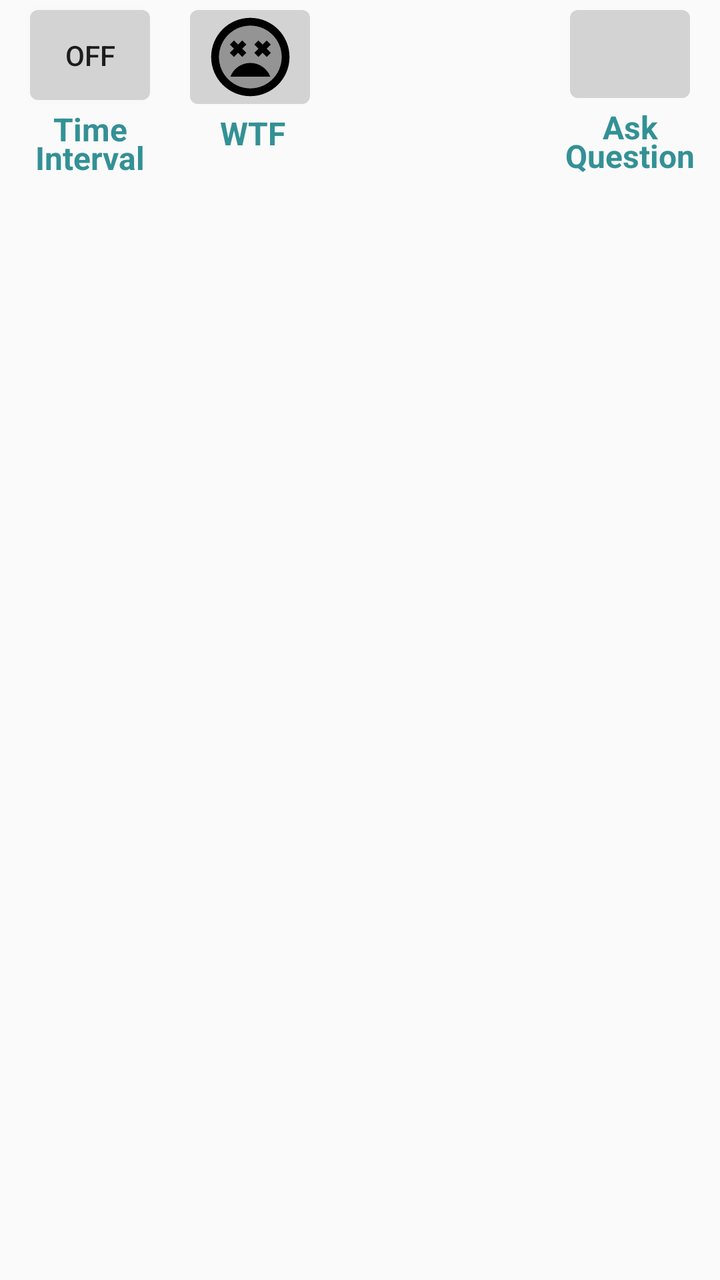
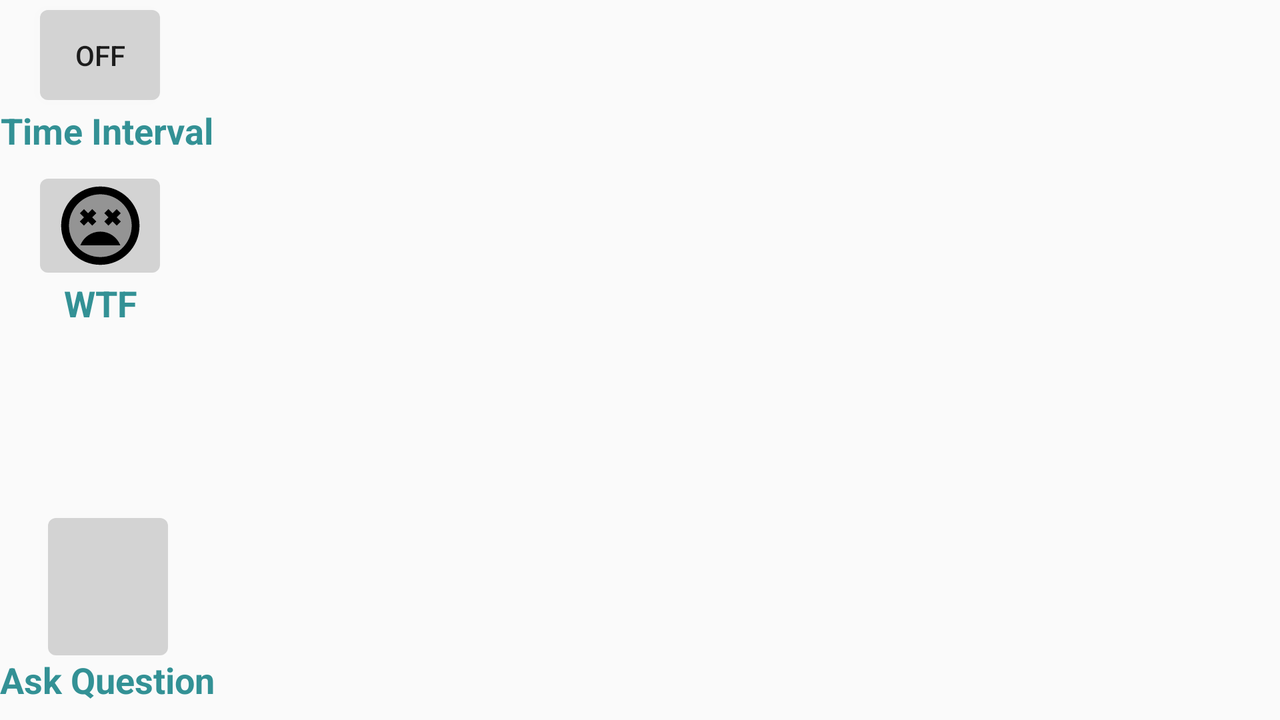

One screen, two layout resources from the same app: the default and the repository's alternative for another configuration. Each is rendered where Android would select it; the XML of both is given below.
<!-- AndroidManifest.xml: application theme AppTheme -->
<!-- res/layout/fragment_lecture_buttons.xml -->
<?xml version="1.0" encoding="utf-8"?>
<android.support.constraint.ConstraintLayout
    xmlns:android="http://schemas.android.com/apk/res/android"
    xmlns:app="http://schemas.android.com/apk/res-auto"
    xmlns:tools="http://schemas.android.com/tools"
    android:layout_width="match_parent"
    android:layout_height="match_parent">

    <FrameLayout
        android:layout_width="match_parent"
        android:layout_height="wrap_content"
        app:layout_constraintTop_toTopOf="parent"
        tools:layout_editor_absoluteX="105dp">

        <LinearLayout
            android:layout_width="match_parent"
            android:layout_height="wrap_content"
            android:gravity="left"
            android:orientation="horizontal">

            <LinearLayout
                android:layout_width="wrap_content"
                android:layout_height="wrap_content"
                android:layout_weight="0"
                android:orientation="vertical">

                <ToggleButton
                    android:id="@+id/imageButton"
                    android:layout_width="60dp"
                    android:layout_height="45dp"
                    android:layout_gravity="left"
                    android:layout_marginLeft="15dp"
                    android:layout_marginTop="5dp"
                    android:layout_weight="0"
                    android:scaleType="fitCenter"
                    android:textOn="ON"
                    android:textOff="OFF"
                    android:background="@drawable/rounded_corners"
                    app:srcCompat="@android:drawable/presence_video_online" />

                <TextView
                    android:id="@+id/textView"
                    android:layout_width="70dp"
                    android:layout_height="wrap_content"
                    android:textAlignment="center"
                    android:layout_marginLeft="10dp"
                    android:layout_marginTop="3.5dp"
                    android:layout_weight="0"
                    android:text="@string/record_button_text"
                    android:inputType="textMultiLine"
                    android:lineSpacingExtra="-5dp"
                    android:textColor="@color/colorPrimaryDark"
                    android:textSize="16sp"
                    android:textStyle="bold"
                    android:typeface="normal" />

            </LinearLayout>

            <LinearLayout
                android:layout_width="wrap_content"
                android:layout_height="wrap_content"
                android:layout_weight="0"
                android:orientation="vertical">


                <ImageButton
                    android:id="@+id/imageButton3"
                    android:layout_width="60dp"
                    android:layout_height="47dp"
                    android:layout_gravity="left"
                    android:layout_marginTop="5dp"
                    android:layout_marginLeft="15dp"
                    android:layout_weight="0"
                    android:background="@drawable/rounded_corners"
                    android:scaleType="fitCenter"
                    android:src="@drawable/twotone_sentiment_very_dissatisfied_24px"/>
                
                    
                    
                    
                    
                    
                    
                    
                    
                    
                    
                    


                
                    
                    
                    
                    
                    
                    
                    
                    

                <TextView
                    android:id="@+id/textView2"
                    android:layout_width="wrap_content"
                    android:layout_height="wrap_content"
                    android:layout_marginLeft="30dp"
                    android:layout_marginTop="3.5dp"
                    android:layout_weight="0"
                    android:text="@string/wtf_button_text"
                    android:textColor="@color/colorPrimaryDark"
                    android:textSize="16sp"
                    android:textStyle="bold"
                    android:typeface="normal"
                    android:lineSpacingExtra="-5dp"
                    />

            </LinearLayout>

            <LinearLayout
                android:layout_width="match_parent"
                android:layout_height="wrap_content"
                android:layout_weight="0"
                android:orientation="vertical">

                <ImageButton
                    android:id="@+id/imageButton2"
                    android:layout_width="60dp"
                    android:layout_height="44dp"
                    android:layout_gravity="right"
                    android:layout_marginTop="5dp"
                    android:layout_marginRight="15dp"
                    android:layout_weight="0"
                    android:background="@drawable/rounded_corners"
                    android:adjustViewBounds="true"
                    android:scaleType="fitCenter"
                    android:src="@drawable/ic_announcement_black_24dp"/>

                <TextView
                    android:id="@+id/textView3"
                    android:layout_width="80dp"
                    android:textAlignment="center"
                    android:layout_height="wrap_content"
                    android:layout_gravity="right"
                    android:layout_marginRight="5dp"
                    android:layout_marginTop="3.5dp"
                    android:layout_weight="0"
                    android:text="@string/question_button_text"
                    android:textColor="@color/colorPrimaryDark"
                    android:textSize="16sp"
                    android:textStyle="bold"
                    android:typeface="normal"
                    android:lineSpacingExtra="-5dp"
                    />
            </LinearLayout>

        </LinearLayout>

    </FrameLayout>
</android.support.constraint.ConstraintLayout>
<!-- resources referenced by this layout -->
<resources>
  <color name="colorPrimaryDark">#339195</color>
  <!-- drawable rounded_corners (drawable) -->
  <?xml version="1.0" encoding="utf-8"?>
      <shape xmlns:android="http://schemas.android.com/apk/res/android">
          <corners android:radius="4dp" />
          <gradient android:startColor="#D3D3D3"
          android:centerColor="#D3D3D3"
          android:endColor="#D3D3D3"></gradient>
      </shape>
  <!-- drawable twotone_sentiment_very_dissatisfied_24px (drawable) -->
  <?xml version="1.0" encoding="utf-8"?>
  <vector xmlns:android="http://schemas.android.com/apk/res/android"
      android:viewportWidth="24"
      android:viewportHeight="24"
      android:width="24dp"
      android:height="24dp">
      <path
          android:pathData="M12 4c-4.42 0 -8 3.58 -8 8 0 4.42 3.58 8 8 8 4.42 0 8 -3.58 8 -8C20 7.58 16.42 4 12 4ZM6.76 8.82L7.82 7.76 8.88 8.82 9.94 7.76 11 8.82 9.94 9.88 11 10.94 9.94 12 8.88 10.94 7.82 12 6.76 10.94 7.82 9.88 6.76 8.82ZM6.89 17c0.8 -2.04 2.78 -3.5 5.11 -3.5 2.33 0 4.31 1.46 5.11 3.5L6.89 17ZM17.24 10.94L16.18 12 15.12 10.94 14.06 12 13 10.94 14.06 9.88 13 8.82l1.06 -1.06 1.06 1.06 1.06 -1.06 1.06 1.06 -1.06 1.06 1.06 1.06z"
          android:fillColor="#000000"
          android:fillAlpha="0.3" />
      <path
          android:pathData="M12 13.5c-2.33 0 -4.31 1.46 -5.11 3.5l10.22 0C16.31 14.96 14.33 13.5 12 13.5ZM7.82 12L8.88 10.94 9.94 12 11 10.94 9.94 9.88 11 8.82 9.94 7.76 8.88 8.82 7.82 7.76 6.76 8.82 7.82 9.88 6.76 10.94ZM11.99 2C6.47 2 2 6.47 2 12 2 17.53 6.47 22 11.99 22 17.51 22 22 17.53 22 12 22 6.47 17.52 2 11.99 2ZM12 20C7.58 20 4 16.42 4 12 4 7.58 7.58 4 12 4c4.42 0 8 3.58 8 8 0 4.42 -3.58 8 -8 8zM16.18 7.76L15.12 8.82 14.06 7.76 13 8.82 14.06 9.88 13 10.94 14.06 12 15.12 10.94 16.18 12 17.24 10.94 16.18 9.88 17.24 8.82Z"
          android:fillColor="#000000" />
  </vector>
  <string name="question_button_text">Ask Question</string>
  <string name="record_button_text">Time Interval</string>
  <string name="wtf_button_text">WTF</string>
  <style name="AppTheme" parent="Theme.AppCompat.Light.DarkActionBar">
          
          <item name="colorPrimary">@color/colorPrimary</item>
          <item name="colorPrimaryDark">@color/colorPrimaryDark</item>
          <item name="colorAccent">@color/colorAccent</item>
      </style>
  <color name="colorPrimary">#80D3D5</color>
  <color name="colorAccent">#C0E9EA</color>
</resources>
<!-- res/layout-land/fragment_lecture_buttons.xml (the repository's variant of the layout above) -->
<!-- drawn on the phone turned sideways -->
<?xml version="1.0" encoding="utf-8"?>
<android.support.constraint.ConstraintLayout
    xmlns:android="http://schemas.android.com/apk/res/android"
    xmlns:app="http://schemas.android.com/apk/res-auto"
    xmlns:tools="http://schemas.android.com/tools"
    android:layout_width="match_parent"
    android:layout_height="match_parent">

    <FrameLayout
        android:layout_width="match_parent"
        android:layout_height="0dp"
        android:layout_marginBottom="8dp"
        app:layout_constraintBottom_toBottomOf="parent"
        app:layout_constraintEnd_toEndOf="parent"
        app:layout_constraintStart_toStartOf="parent"
        app:layout_constraintTop_toTopOf="parent"
        app:layout_constraintVertical_bias="0.0">

        <android.support.constraint.ConstraintLayout
            android:id="@+id/landscape_button_wrapper_constraint_layout"
            android:layout_width="match_parent"
            android:layout_height="match_parent"
            android:gravity="left">

            <android.support.constraint.ConstraintLayout
                android:id="@+id/timestamp_button_constraint_layout"
                android:layout_width="match_parent"
                android:layout_height="wrap_content">

                <LinearLayout
                    android:id="@+id/linearLayout4"
                    android:layout_width="wrap_content"
                    android:layout_height="wrap_content"
                    android:orientation="vertical"
                    app:layout_constraintStart_toStartOf="parent"
                    app:layout_constraintTop_toBottomOf="@+id/linearLayout3">

                    <ImageButton
                        android:id="@+id/imageButton3"
                        android:layout_width="60dp"
                        android:layout_height="47dp"
                        android:layout_gravity="left"
                        android:layout_marginLeft="20dp"
                        android:layout_marginTop="12dp"
                        android:layout_weight="0"
                        android:background="@drawable/rounded_corners"
                        android:scaleType="fitCenter"
                        android:src="@drawable/twotone_sentiment_very_dissatisfied_24px" />

                    <TextView
                        android:id="@+id/textView2"
                        android:layout_width="wrap_content"
                        android:layout_height="wrap_content"
                        android:layout_marginLeft="32dp"
                        android:layout_marginTop="3dp"
                        android:layout_weight="1"
                        android:text="@string/wtf_button_text"
                        android:textAlignment="center"
                        android:textColor="@color/colorPrimaryDark"
                        android:textSize="18sp"
                        android:textStyle="bold"
                        android:typeface="normal" />

                </LinearLayout>

                <LinearLayout
                    android:id="@+id/linearLayout3"
                    android:layout_width="wrap_content"
                    android:layout_height="wrap_content"
                    android:orientation="vertical"
                    app:layout_constraintBottom_toTopOf="@+id/linearLayout4"
                    app:layout_constraintStart_toStartOf="parent"
                    app:layout_constraintTop_toTopOf="parent"
                    app:layout_constraintVertical_chainStyle="packed">

                    <ToggleButton
                        android:id="@+id/imageButton"
                        android:layout_width="60dp"
                        android:layout_height="45dp"
                        android:layout_gravity="left"
                        android:layout_marginLeft="20dp"
                        android:layout_marginTop="5dp"
                        android:background="@drawable/rounded_corners"
                        android:scaleType="fitCenter"
                        android:textOff="OFF"
                        android:textOn="ON"
                        app:srcCompat="@android:drawable/presence_video_online" />

                    <TextView
                        android:id="@+id/textView"
                        android:layout_width="wrap_content"
                        android:layout_height="wrap_content"
                        android:layout_marginLeft="0dp"
                        android:layout_marginTop="3dp"
                        android:text="@string/record_button_text"
                        android:textAlignment="center"
                        android:textColor="@color/colorPrimaryDark"
                        android:textSize="18sp"
                        android:textStyle="bold"
                        android:typeface="normal" />

                </LinearLayout>
            </android.support.constraint.ConstraintLayout>

            <android.support.constraint.ConstraintLayout
                android:id="@+id/question_button_constraint_layout"
                android:layout_width="wrap_content"
                android:layout_height="93dp"
                app:layout_constraintBottom_toBottomOf="parent"
                app:layout_constraintStart_toStartOf="@+id/timestamp_button_constraint_layout">

                <ImageButton
                    android:id="@+id/imageButton2"
                    android:layout_width="60dp"
                    android:layout_height="0dp"
                    android:layout_marginStart="24dp"
                    android:background="@drawable/rounded_corners"
                    android:scaleType="fitCenter"
                    android:src="@drawable/ic_announcement_black_24dp"
                    app:layout_constraintBottom_toTopOf="@+id/textView3"
                    app:layout_constraintStart_toStartOf="parent"
                    app:layout_constraintTop_toTopOf="parent" />

                <TextView
                    android:id="@+id/textView3"
                    android:layout_width="wrap_content"
                    android:layout_height="wrap_content"
                    android:text="@string/question_button_text"
                    android:textAlignment="center"
                    android:textColor="@color/colorPrimaryDark"
                    android:textSize="18sp"
                    android:textStyle="bold"
                    android:typeface="normal"
                    app:layout_constraintBottom_toBottomOf="parent"
                    app:layout_constraintEnd_toEndOf="parent"
                    app:layout_constraintTop_toBottomOf="@+id/imageButton2" />
            </android.support.constraint.ConstraintLayout>

        </android.support.constraint.ConstraintLayout>

    </FrameLayout>
</android.support.constraint.ConstraintLayout>
